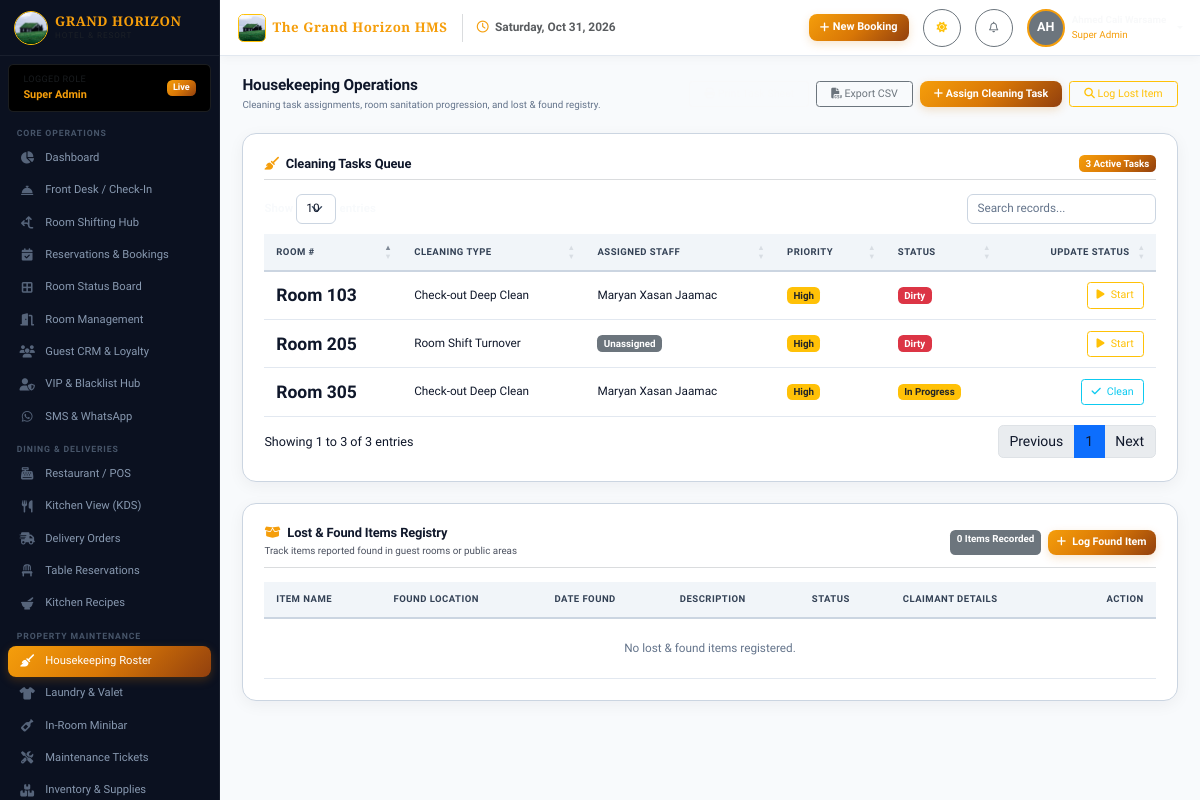
Before: /housekeeping/ (signed in) with the older database file.
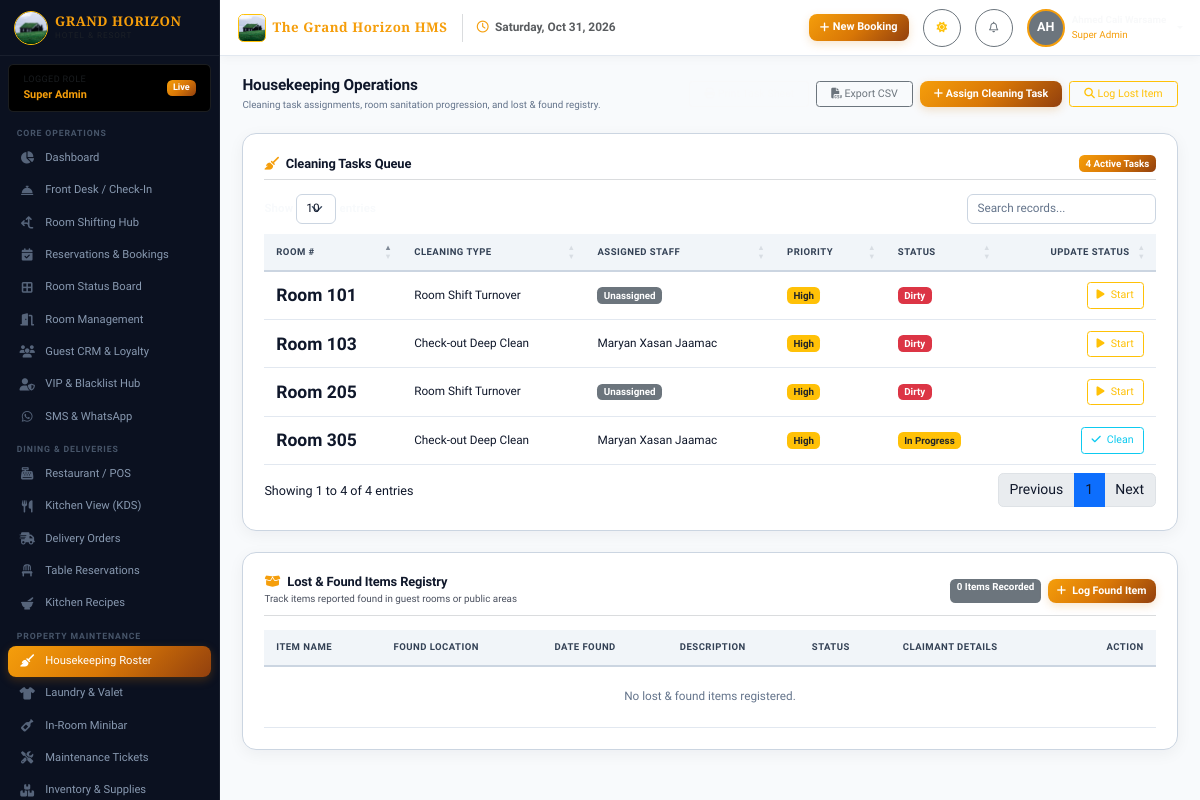
After: the same page with the newer database file.
### app/models/housekeeping.py (models this page shows, shortened)
class HousekeepingTask(db.Model):
    __tablename__ = 'housekeeping_tasks'
    id = db.Column(db.Integer, primary_key=True)
    room_id = db.Column(db.Integer, db.ForeignKey('rooms.id', ondelete='CASCADE'), nullable=False)
    assigned_to = db.Column(db.Integer, db.ForeignKey('users.id', ondelete='SET NULL'), nullable=True)
    status = db.Column(db.String(30), default='Dirty')
    priority = db.Column(db.String(20), default='Medium') # Low, Medium, High, Urgent
    cleaning_type = db.Column(db.String(50), default='Check-out Deep Clean')
    notes = db.Column(db.Text, nullable=True)
    inspection_notes = db.Column(db.Text, nullable=True)
    inspected_by = db.Column(db.Integer, db.ForeignKey('users.id', ondelete='SET NULL'), nullable=True)
    started_at = db.Column(db.DateTime, nullable=True)
    completed_at = db.Column(db.DateTime, nullable=True)
    created_at = db.Column(db.DateTime, default=datetime.utcnow)
    room = db.relationship('Room', back_populates='housekeeping_tasks')
    cleaner = db.relationship('User', foreign_keys=[assigned_to])
    inspector = db.relationship('User', foreign_keys=[inspected_by])
    @property
    def status_badge(self):
        badges = {
            'Dirty': 'badge bg-danger',
            'In Progress': 'badge bg-warning text-dark',
            'Clean': 'badge bg-info',
            'Inspected': 'badge bg-success'
        }
        return badges.get(self.status, 'badge bg-secondary')

### app/models/room.py (models this page shows, shortened)
class Room(db.Model):
    __tablename__ = 'rooms'
    id = db.Column(db.Integer, primary_key=True)
    room_number = db.Column(db.String(20), unique=True, nullable=False)
    floor = db.Column(db.Integer, nullable=False, default=1)
    room_type_id = db.Column(db.Integer, db.ForeignKey('room_types.id'), nullable=False)
    status = db.Column(db.String(30), default='Available')
    clean_status = db.Column(db.String(30), default='Clean')
    key_card_code = db.Column(db.String(50), nullable=True)
    is_smoking = db.Column(db.Boolean, default=False)
    image = db.Column(db.String(255), nullable=True)
    notes = db.Column(db.Text, nullable=True)
    created_at = db.Column(db.DateTime, default=datetime.utcnow)
    updated_at = db.Column(db.DateTime, default=datetime.utcnow, onupdate=datetime.utcnow)
    room_type = db.relationship('RoomType', back_populates='rooms')
    booking_rooms = db.relationship('BookingRoom', back_populates='room', lazy=True)
    housekeeping_tasks = db.relationship('HousekeepingTask', back_populates='room', lazy=True)
    maintenance_tickets = db.relationship('MaintenanceTicket', back_populates='room', lazy=True)

### app/models/user.py (models this page shows, shortened)
class User(UserMixin, db.Model):
    __tablename__ = 'users'
    id = db.Column(db.Integer, primary_key=True)
    role_id = db.Column(db.Integer, db.ForeignKey('roles.id'), nullable=False)
    username = db.Column(db.String(60), unique=True, nullable=False)
    email = db.Column(db.String(120), unique=True, nullable=False)
    password_hash = db.Column(db.String(255), nullable=False)
    full_name = db.Column(db.String(120), nullable=False)
    phone = db.Column(db.String(30), nullable=True)
    avatar = db.Column(db.String(255), default='default-avatar.png')
    is_active = db.Column(db.Boolean, default=True)
    last_login = db.Column(db.DateTime, nullable=True)
    created_at = db.Column(db.DateTime, default=datetime.utcnow)
    updated_at = db.Column(db.DateTime, default=datetime.utcnow, onupdate=datetime.utcnow)
    role = db.relationship('Role', back_populates='users')
    guest_profile = db.relationship('Guest', back_populates='user', uselist=False)
    employee_profile = db.relationship('Employee', back_populates='user', uselist=False)
    def has_role(self, *role_names):
        if not self.role:
            return False
        return self.role.name in role_names or self.role.name == 'Super Admin'

### app/routes/housekeeping.py (the view)
@housekeeping_bp.route('/')
@login_required
@role_required('Super Admin', 'Manager', 'Housekeeping', 'Receptionist')
def index():
    status = request.args.get('status')
    query = HousekeepingTask.query
    if status:
        query = query.filter_by(status=status)
    tasks = query.order_by(HousekeepingTask.created_at.desc()).all()
    cleaners = User.query.join(User.role).filter(User.role.has(name='Housekeeping')).all()
    if not cleaners:
        cleaners = User.query.filter(User.is_active == True).all()
    rooms_need_clean = Room.query.filter(Room.status.in_(['Cleaning']) | (Room.clean_status.in_(['Dirty', 'In Progress']))).all()
    lost_items = LostAndFound.query.order_by(LostAndFound.created_at.desc()).limit(10).all()
    return render_template(
        'housekeeping/index.html',
        tasks=tasks,
        cleaners=cleaners,
        rooms_need_clean=rooms_need_clean,
        lost_items=lost_items,
        selected_status=status
    )

### app/models/misc.py (called while the page is built)
    @classmethod
    def get_value(cls, key, default=None):
        setting = cls.query.filter_by(setting_key=key).first()
        return setting.setting_value if setting else default

### app/models/user.py (called while the page is built)
@login_manager.user_loader
def load_user(user_id):
    return User.query.get(int(user_id))

### app/templates/housekeeping/index.html (shortened to what the changed rows need)
{% extends "base.html" %}
{% block content %}
<div class="d-flex justify-content-between align-items-center mb-4">
    <div>
        <h2 class="h3 fw-bold mb-1">Housekeeping Operations</h2>
    </div>
</div>
<div class="row g-4 mb-4">
    <div class="col-12">
        <div class="card-luxury p-4">
            <div class="d-flex justify-content-between align-items-center mb-3 border-bottom border-secondary border-opacity-25 pb-2">
                <h5 class="fw-bold mb-0 text-white"><i class="fa-solid fa-broom text-gold me-2"></i>Cleaning Tasks Queue</h5>
                <span class="badge bg-gold text-dark fw-bold px-2.5 py-1">{{ tasks|length }} Active Tasks</span>
            </div>
            <div class="table-responsive">
                <table class="table-luxury datatable">
                    <thead>
                        <tr>
                            <th>Room #</th>
                            <th>Cleaning Type</th>
                            <th>Assigned Staff</th>
                            <th>Priority</th>
                            <th>Status</th>
                            <th class="text-end">Update Status</th>
                        </tr>
                    </thead>
                    <tbody>
                        {% for t in tasks %}
                        <tr>
                            <td class="fw-bold text-gold fs-5">Room {{ t.room.room_number }}</td>
                            <td><span class="text-white fw-medium">{{ t.cleaning_type }}</span></td>
                            <td>{{ t.cleaner.full_name if t.cleaner else '<span class="badge bg-secondary">Unassigned</span>'|safe }}</td>
                            <td>
                                {% if t.priority == 'Urgent' %}
                                <span class="badge bg-danger text-white fw-bold">Urgent</span>
                                {% elif t.priority == 'High' %}
                                <span class="badge bg-warning text-dark fw-bold">High</span>
                                {% else %}
                                <span class="badge bg-secondary text-white">{{ t.priority }}</span>
                                {% endif %}
                            </td>
                            <td><span class="{{ t.status_badge }}">{{ t.status }}</span></td>
                            <td class="text-end">
                                <form action="{{ url_for('housekeeping.update_task_status', task_id=t.id) }}" method="POST" class="d-inline-flex gap-1">
                                    {% if t.status == 'Dirty' %}
                                    <button type="submit" name="status" value="In Progress" class="btn btn-sm btn-outline-warning" title="Start Cleaning">
                                        <i class="fa-solid fa-play me-1"></i> Start
                                    </button>
                                    {% elif t.status == 'In Progress' %}
                                    <button type="submit" name="status" value="Clean" class="btn btn-sm btn-outline-info" title="Mark Clean">
                                        <i class="fa-solid fa-check me-1"></i> Clean
                                    </button>
                                    {% elif t.status == 'Clean' %}
                                    <button type="submit" name="status" value="Inspected" class="btn btn-sm btn-success" title="Supervisor Inspect">
                                        <i class="fa-solid fa-circle-check me-1"></i> Inspect & Ready
                                    </button>
                                    {% else %}
                                    <span class="badge bg-success"><i class="fa-solid fa-check-double me-1"></i>Ready</span>
                                    {% endif %}
                                </form>
                            </td>
                        </tr>
                        {% else %}
                        <tr>
                            <td colspan="6" class="text-center text-muted py-4">No active housekeeping tasks.</td>
                        </tr>
                        {% endfor %}
                    </tbody>
                </table>
            </div>
        </div>
    </div>
    <div class="col-12">
        <div class="card-luxury p-4">
            <div class="table-responsive">
                <table class="table-luxury">
                    <thead>
                        <tr>
                            <th>Item Name</th>
                            <th>Found Location</th>
                            <th>Date Found</th>
                            <th>Description</th>
                            <th>Status</th>
                            <th>Claimant Details</th>
                            <th class="text-end">Action</th>
                        </tr>
                    </thead>
                </table>
            </div>
        </div>
    </div>
</div>
{% endblock %}

Changed rows visible on the page:
added HousekeepingTask: room.room_number "101", cleaning_type "Room Shift Turnover", cleaner "Unassigned", priority "High", status "Dirty", shows "Start"
Other visible differences:
{{ tasks|length }}: "3" → "4"
text written by a page script: "Showing 1 to 3 of 3 entries Previous 1 Next" → "Showing 1 to 4 of 4 entries Previous 1 Next"
